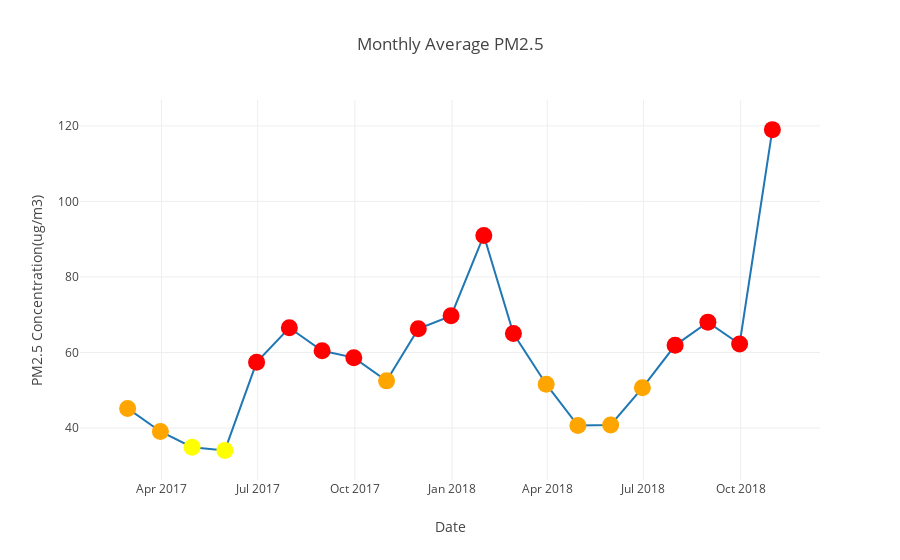

The notebook cell this image was saved under:
### Markdown cell above
### Visualize the monthly pm2.5 concentration

### Code cell
average_monthly_pm25 = monthly_average_airquality_data_concentrations['PM2.5(Ug/m3)'].values
monthly_pm25 = go.Scatter(x=monthly_average_airquality_data_concentrations.index,
                         y = monthly_average_airquality_data_concentrations['PM2.5(Ug/m3)'].values,
                         mode='lines+markers',
                         marker = dict(color=list(map(SetColor, average_monthly_pm25)), size = 17),
                 ) 

layout = go.Layout(title='Monthly Average PM2.5 ', xaxis=dict(title='Date'),
                   yaxis=dict(title='PM2.5 Concentration(ug/m3)'))

fig = go.Figure(data=[monthly_pm25], layout=layout)
iplot(fig)
pio.write_image(fig, os.path.join(filepath , 'monthly_average_pm25_concentration.png'))

### Figure 1 — Plotly figure (JSON) as saved in the notebook; plotly's stock layout.template omitted (floating-point values rounded to 4 significant figures)
{"data": [{"marker": {"color": ["orange", "orange", "yellow", "yellow", "red", "red", "red", "red", "orange", "red", "red", "red", "red", "orange", "orange", "orange", "orange", "red", "red", "red", "red"], "size": 17}, "mode": "lines+markers", "type": "scatter", "uid": "b620dea4-da3d-4af6-904e-d6cb6df60f37", "x": ["2017-02-28", "2017-03-31", "2017-04-30", "2017-05-31", "2017-06-30", "2017-07-31", "2017-08-31", "2017-09-30", "2017-10-31", "2017-11-30", "2017-12-31", "2018-01-31", "2018-02-28", "2018-03-31", "2018-04-30", "2018-05-31", "2018-06-30", "2018-07-31", "2018-08-31", "2018-09-30", "2018-10-31"], "y": [45.2, 39.09, 34.93, 34.09, 57.4, 66.56, 60.46, 58.64, 52.49, 66.26, 69.7, 90.99, 65.03, 51.61, 40.67, 40.83, 50.64, 61.9, 68.04, 62.25, 119]}], "layout": {"title": {"text": "Monthly Average PM2.5 "}, "xaxis": {"title": {"text": "Date"}}, "yaxis": {"title": {"text": "PM2.5 Concentration(ug/m3)"}}}}
